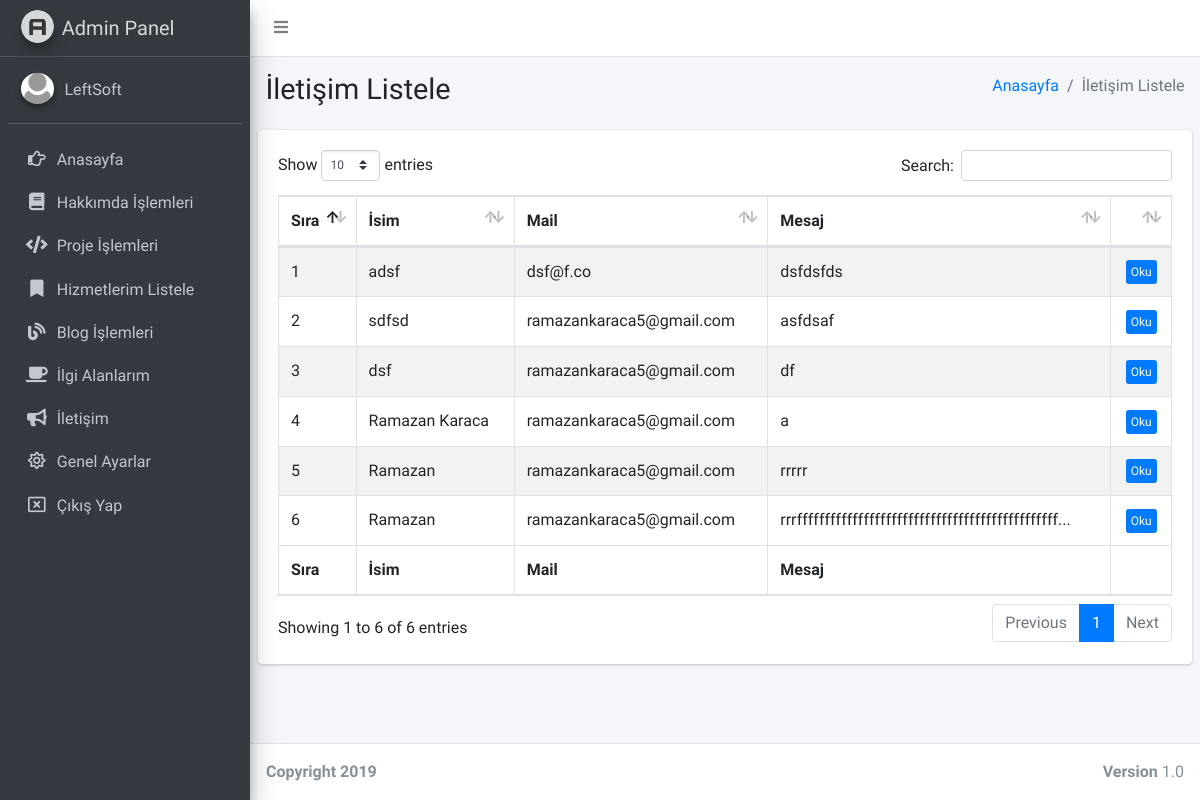
/admin/sayfalar/iletisim-listele.php (signed in), run on the app's committed database.
### tables this page shows
CREATE TABLE `kullanici` (
  `kullanici_id` int(11) NOT NULL,
  `kullanici_mail` varchar(100) NOT NULL,
  `kullanici_password` varchar(50) NOT NULL,
  `kullanici_ad` varchar(50) NOT NULL
);

CREATE TABLE `iletisim` (
  `iletisim_id` int(11) NOT NULL,
  `iletisim_isim` text NOT NULL,
  `iletisim_mail` text NOT NULL,
  `iletisim_mesaj` text NOT NULL
);

### admin/sayfalar/iletisim-listele.php (the view, shortened to what this page needs)
<?php
include 'header.php';
$hakkimdasor=$db->prepare("SELECT * FROM iletisim order by iletisim_id");
$hakkimdasor->execute();
?>
  <div class="content-wrapper">
    <section class="content-header">
      <div class="container-fluid">
        <div class="row mb-2">
          <div class="col-sm-6">
            <h1>İletişim Listele</h1>
          </div>
          <div class="col-sm-6">
            <ol class="breadcrumb float-sm-right">
              <li class="breadcrumb-item"><a href="#">Anasayfa</a></li>
              <li class="breadcrumb-item active">İletişim Listele</li>
            </ol>
          </div>
        </div>
      </div>
    </section>
    <section class="content">
      <div class="row">
        <div class="col-12">
          <div class="card">
            <div class="card-body">
              <table id="example1" class="table table-bordered table-striped">
                <thead>
                <tr>
                  <th>Sıra</th>
                  <th>İsim</th>
                  <th>Mail</th>
                  <th>Mesaj</th>
                  <th></th>
                </tr>
                </thead>
                <tbody>
                  <?php
                $say=0;
                while($hakkimdacek=$hakkimdasor->fetch(PDO::FETCH_ASSOC)) { $say++?>
                <tr>
                  <td><?php echo $say ?></td>
                  <td><?php echo $hakkimdacek['iletisim_isim']; ?></td>
                  <td><?php echo $hakkimdacek['iletisim_mail']; ?></td>
                  <td><?php $detay = $hakkimdacek["iletisim_mesaj"];
                    $uzunluk = strlen($detay);
                  $limit = 50;
                  if($uzunluk > $limit)
                  {
                    $detay = substr($detay,0,$limit)."...";
                  }
                  echo $detay;
                   ?></td>
                   <td><center><a href="iletisim-oku.php?iletisim_id=<?php echo $hakkimdacek['iletisim_id']; ?>"><button class="btn btn-primary btn-xs">Oku</button></a></center></td>
                </tr>
                 <?php  }
          ?>
                </tbody>
                <tfoot>
                <tr>
                  <th>Sıra</th>
                  <th>İsim</th>
                  <th>Mail</th>
                  <th>Mesaj</th>
                  <th></th>
                </tr>
                </tfoot>
              </table>
            </div>
          </div>
        </div>
      </div>
    </section>
  </div>
  <footer class="main-footer">
    <div class="float-right d-none d-sm-block">
      <b>Version</b> 1.0
    </div>
    <strong>Copyright 2019</strong>
  </footer>
</div>
</body>
</html>

### admin/sayfalar/header.php (shortened to what this page needs)
<?php
include '../../baglan.php';
$kullanicisor=$db->prepare("SELECT * FROM kullanici where kullanici_mail=:mail");
$kullanicisor->execute(array(
  'mail' => $_SESSION['kullanici_mail']
  ));
$kullanicicek=$kullanicisor->fetch(PDO::FETCH_ASSOC);
?>
<!DOCTYPE html>
<html>
<head>
  <link rel="stylesheet" href="https://code.ionicframework.com/ionicons/2.0.1/css/ionicons.min.css">
  <link rel="stylesheet" href="../plugins/fontawesome-free/css/all.min.css">
  <link rel="stylesheet" href="https://code.ionicframework.com/ionicons/2.0.1/css/ionicons.min.css">
  <link rel="stylesheet" href="../plugins/tempusdominus-bootstrap-4/css/tempusdominus-bootstrap-4.min.css">
  <link rel="stylesheet" href="../plugins/icheck-bootstrap/icheck-bootstrap.min.css">
  <link rel="stylesheet" href="../plugins/jqvmap/jqvmap.min.css">
  <link rel="stylesheet" href="../dist/css/adminlte.min.css">
  <link rel="stylesheet" href="../plugins/overlayScrollbars/css/OverlayScrollbars.min.css">
  <link rel="stylesheet" href="../plugins/daterangepicker/daterangepicker.css">
  <link rel="stylesheet" href="../plugins/summernote/summernote-bs4.css">
  <link rel="stylesheet" href="../plugins/datatables-bs4/css/dataTables.bootstrap4.css">
</head>
<body class="hold-transition sidebar-mini layout-fixed">
<div class="wrapper">
  <nav class="main-header navbar navbar-expand navbar-white navbar-light">
    <ul class="navbar-nav">
      <li class="nav-item">
        <a class="nav-link" data-widget="pushmenu" href="#"><i class="fas fa-bars"></i></a>
      </li>
    </ul>
  </nav>
  <aside class="main-sidebar sidebar-dark-primary elevation-4">
    <a href="index.php" class="brand-link">
      <img src="../dist/img/AdminLTELogo.png" alt="AdminLTE Logo" class="brand-image img-circle elevation-3"
           style="opacity: .8">
      <span class="brand-text font-weight-light">Admin Panel</span>
    </a>
    <div class="sidebar">
      <div class="user-panel mt-3 pb-3 mb-3 d-flex">
        <div class="image">
          <img src="../dist/img/user2-160x160.png" class="img-circle elevation-2" alt="User Image">
        </div>
        <div class="info">
          <a href="#" class="d-block"><?php echo $kullanicicek['kullanici_ad']; ?></a>
        </div>
      </div>
      <nav class="mt-2">
        <ul class="nav nav-pills nav-sidebar flex-column" data-widget="treeview" role="menu" data-accordion="false">
               <li class="nav-item">
            <a href="index.php" class="nav-link">
              <i class="nav-icon far fa-hand-point-right"></i>
              <p>
                Anasayfa
              </p>
            </a>
          </li>
         <li class="nav-item">
            <a href="hakkimda-listele.php" class="nav-link">
              <i class="nav-icon fas fa-book"></i>
              <p>
                Hakkımda İşlemleri
              </p>
            </a>
          </li>
          <li class="nav-item">
            <a href="proje-listele.php" class="nav-link">
              <i class="nav-icon fas fa-code"></i>
              <p>
                Proje İşlemleri
              </p>
            </a>
          </li>
          <li class="nav-item">
            <a href="hizmet-listele.php" class="nav-link">
              <i class="nav-icon  fas fa-bookmark"></i>
              <p>
                Hizmetlerim Listele
              </p>
            </a>
          </li>
           <li class="nav-item">
            <a href="blog-listele.php" class="nav-link">
              <i class="nav-icon fas fa-blog"></i>
              <p>
                Blog İşlemleri
              </p>
            </a>
          </li>
          <li class="nav-item">
            <a href="ilgi-listele.php" class="nav-link">
              <i class="nav-icon fas fa-coffee"></i>
              <p>
                İlgi Alanlarım
              </p>
            </a>
          </li>
          <li class="nav-item">
            <a href="iletisim-listele.php" class="nav-link">
              <i class="nav-icon fas fa-bullhorn"></i>
              <p>
                İletişim
              </p>
            </a>
          </li>
          <li class="nav-item">
            <a href="genel-ayar.php" class="nav-link">
              <i class="nav-icon far fa-sun"></i>
              <p>
                Genel Ayarlar
              </p>
            </a>
          </li>
     <li class="nav-item">
            <a href="logout.php" class="nav-link">
              <i class="nav-icon far fa-window-close"></i>
              <p>
                Çıkış Yap
              </p>
            </a>
          </li>
        </ul>
      </nav>
    </div>
  </aside>

### data on the page
kullanici: kullanici_ad "LeftSoft"
iletisim: iletisim_isim "adsf", iletisim_mail "dsf@f.co", iletisim_mesaj "dsfdsfds"
iletisim: iletisim_isim "sdfsd", iletisim_mail "ramazankaraca5@gmail.com", iletisim_mesaj "asfdsaf"
iletisim: iletisim_isim "dsf", iletisim_mail "ramazankaraca5@gmail.com", iletisim_mesaj "df"
iletisim: iletisim_isim "Ramazan Karaca", iletisim_mail "ramazankaraca5@gmail.com", iletisim_mesaj "a"
iletisim: iletisim_isim "Ramazan", iletisim_mail "ramazankaraca5@gmail.com", iletisim_mesaj "rrrrr"
iletisim: iletisim_isim "Ramazan", iletisim_mail "ramazankaraca5@gmail.com", iletisim_mesaj "rrrfffffffffffffffffffffffffffffffffffffffffffffff..."
